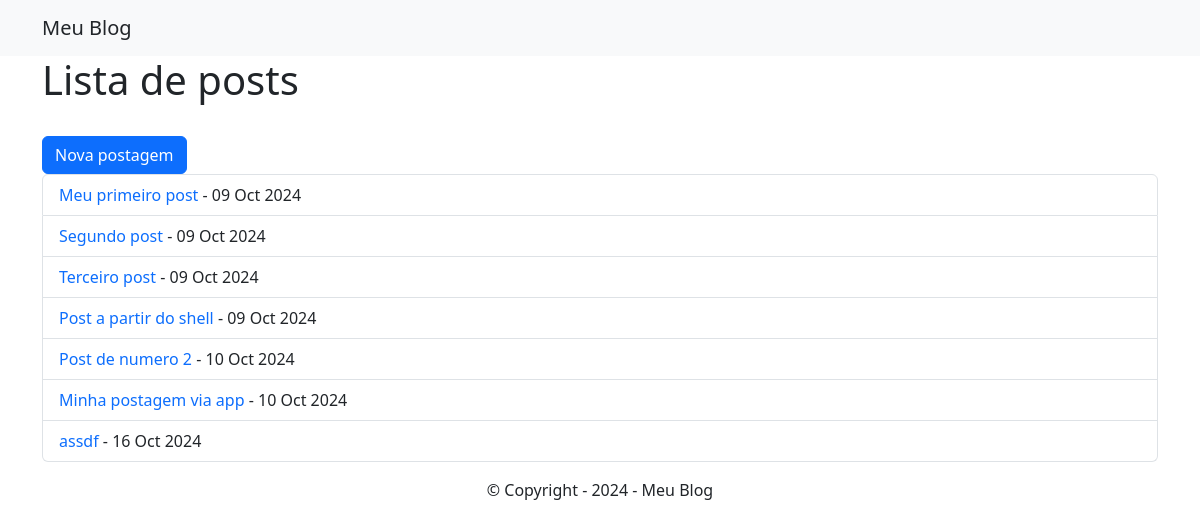
The page / on the database its author committed.
### blog/models.py (models this page shows, shortened)
class Post(models.Model):
    title = models.CharField(max_length=200)
    content = models.TextField()
    created_at = models.DateTimeField(auto_now_add=True)
    updated_at = models.DateTimeField(auto_now=True)

### blog/views.py (the view)
# urls.py: path('', views.lista_posts, name='lista_posts'),
def lista_posts(request):
    posts = Post.objects.all()
    context = {'posts': posts}
    return render(request, 'blog/lista_post.html', context)

### blog/templates/blog/lista_post.html (shortened to what this page needs)
{%  extends 'blog/base.html' %}
{% block content %}
    <h1> Lista de posts</h1>
    <br>
    <a href="{% url 'criar_post' %}" class="btn btn-primary">Nova postagem</a>
    <ul class="list-group">
        {% for post in posts %}
        <li class="list-group-item">
            <a href="{% url 'exibe_post' post.id %}" class="text-decoration-none"> {{ post.title }} </a> - {{ post.created_at|date:"d M Y" }}
        </li>
        {% endfor %}
    </ul>
{% endblock %}

### blog/templates/blog/base.html (shortened to what this page needs)
<!DOCTYPE html>
<html lang="en">
<head>
    <link href="https://cdn.jsdelivr.net/npm/bootstrap@5.3.3/dist/css/bootstrap.min.css" rel="stylesheet">
</head>
<body>
    <nav class="navbar navbar-expand-lg navbar-light bg-light">
    <div class="container">
        <a class="navbar-brand text-dark" href="{% url 'lista_posts' %}">Meu Blog</a>
    </div>
    </nav>
    <div class="container">
        {% block content %}
        {% endblock %}
    </div>
    <footer class="page-footer font-small blue">
        <div class="footer-copyright text-center py-3">
            &copy; Copyright - 2024 - Meu Blog
        </div>
    </footer>
</body>
</html>

### rows shown on the page
Post: title "Meu primeiro post", created_at "09 Oct 2024"
Post: title "Segundo post", created_at "09 Oct 2024"
Post: title "Terceiro post", created_at "09 Oct 2024"
Post: title "Post a partir do shell", created_at "09 Oct 2024"
Post: title "Post de numero 2", created_at "10 Oct 2024"
Post: title "Minha postagem via app", created_at "10 Oct 2024"
Post: title "assdf", created_at "16 Oct 2024"
